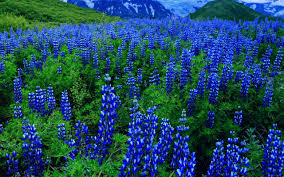
#> input picture M6_Computer_Vision/03. Histograms, transformations and Bitwise ops/img/blue-flowers.jpg, 284 x 177 px, given in place of the camera
$ python green_screen.py
#> lines starting #> are read from the running program, lines starting #| are printed output that depends on the picture; after the words box and inside, x2 and y2 are one past the last pixel; in counts of white or black regions, pixels touching at a corner belong together; pictures that were not available may be replaced by others from this repository, and a replacement may not be noted
import numpy as np
import cv2
import matplotlib as plt
window_name= 'Multi window viewer'
cv2.namedWindow(window_name, cv2.WINDOW_AUTOSIZE)
vid = cv2.VideoCapture(0)
screen = cv2.VideoCapture("/media/aimwps/F/PyCode/SAI/SAImwps/Datasets/Video/cut.mp4")
counter = 0
while(1):

    ret1, cam_frame = vid.read()
#> cam_frame is the input picture: shape (177, 284, 3); mean B, G, R 95.9, 74.3, 30.7
    ret2, vid_frame = screen.read()
    vid_frame = cv2.resize(vid_frame, (640,480))
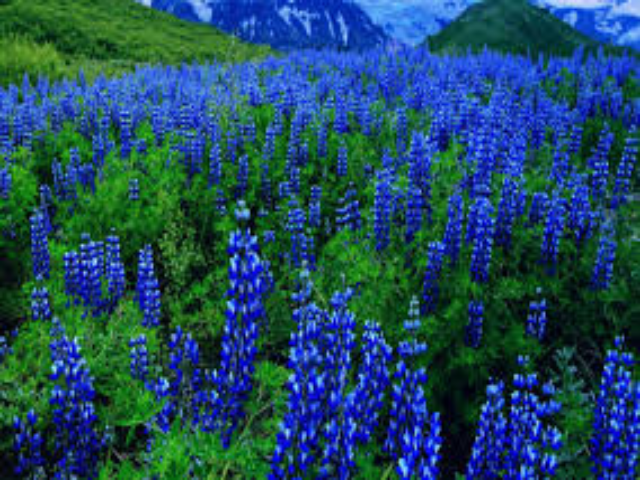
#> vid_frame: shape (480, 640, 3); mean B, G, R 95.8, 74.1, 30.5
    if ret1==False:
        print("could not read from webcam !")
        continue
    if ret2==False:
        print("could not read from screen !")
        continue
    hsv = cv2.cvtColor(cam_frame, cv2.COLOR_BGR2HSV)
#> hsv: shape (177, 284, 3); mean H, S, V 89.2, 197.5, 119.5
############################################################################
#### FOR TAKING SNAP SHOTS EVERY 100 FRAMES
    # if counter%100 == 0:
    #     cv2.imwrite(f'img/research/frame_{counter}.jpg', cam_frame)


################################################################################
#### MASK FOR LOW END RED SPECTRUM
    # lower_red1 = np.array([0,100,0])
    # upper_red1 = np.array([10,255,77])
    # mask1 = cv2.inRange(hsv, lower_red1, upper_red1)

################################################################################
#### MASK FOR LOW HIGH RED SPECTRUM
    lower_red2 = np.array([110,70,77])
    upper_red2 = np.array([180,230,255])
    mask2 = cv2.inRange(hsv, lower_red2, upper_red2)
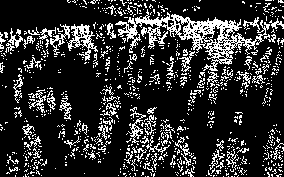
#> mask2: shape (177, 284); 18.7% white in thin lines or dots
    mask2 = cv2.medianBlur(mask2,15)
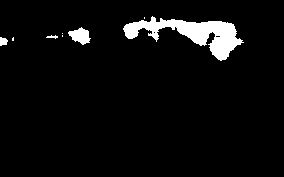
#> mask2: shape (177, 284); 4.8% white; 8 white regions (4 under 20 px), largest, box (x1, y1, x2, y2) and area: (123, 16, 244, 61) 2082, (68, 27, 91, 45) 245, (0, 37, 8, 46) 54, (46, 35, 58, 39) 26

    #print(type(mask2))
    # total_red = mask1 + mask2

################################################################################
#### FOR DISPLAYING JUST THE CAPTURED OBJECT
    res = cv2.bitwise_and(cam_frame,cam_frame, mask=mask2)
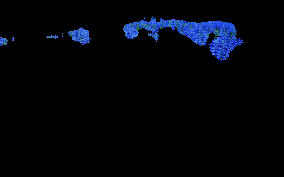
#> res: shape (177, 284, 3); mean B, G, R 9.3, 4.1, 2

################################################################################
#### FOR BLURRING
    # res_with_bg = cv2.addWeighted(cam_frame, 0.5, res, 1,0)
    # kernel = np.ones((15,15), np.float32)/225
    # smoothed = cv2.filter2D(res, -1, kernel)
    # blur = cv2.GaussianBlur(res, (15,15),0)
    #med_blur = cv2.medianBlur(res,15)


################################################################################
#### FOR ADDING IMAGE TO OBJECT AREA **(480,640,3)


#> (the run stopped early here; a loop or call above may not have finished)

$ run again, on M6_Computer_Vision/03. Histograms, transformations and Bitwise ops/img/day2.jpg
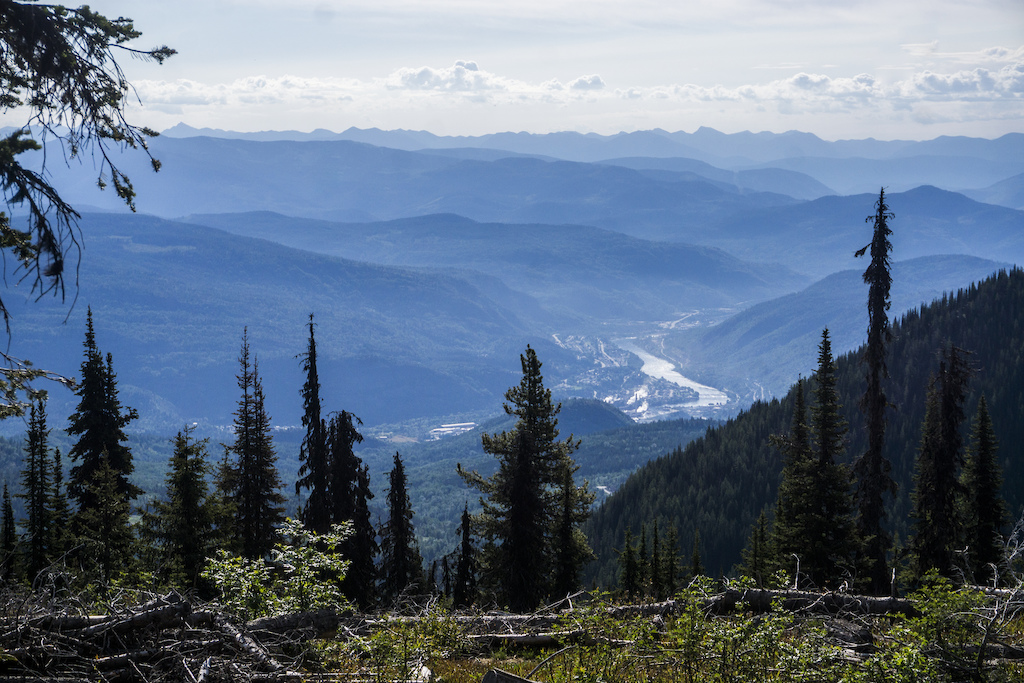
#> input picture M6_Computer_Vision/03. Histograms, transformations and Bitwise ops/img/day2.jpg, 1024 x 683 px, given in place of the camera
#> cam_frame is the input picture: shape (683, 1024, 3); mean B, G, R 130.4, 110.3, 94.4
#> `vid_frame = cv2.resize(vid_frame, (640,480))`:
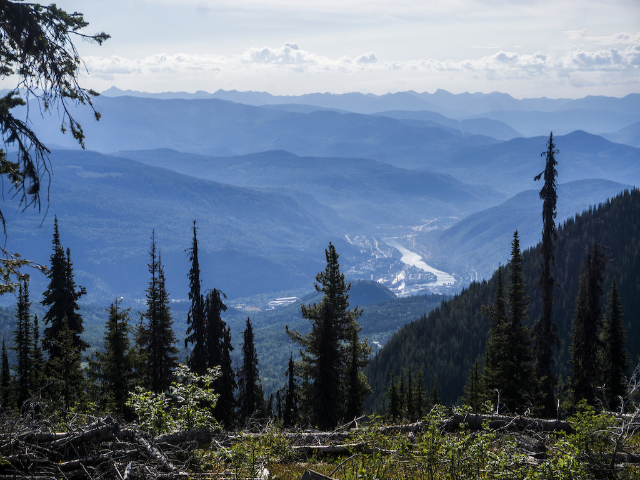
#> vid_frame: shape (480, 640, 3); mean B, G, R 130.3, 110.2, 94.2
#> hsv: shape (683, 1024, 3); mean H, S, V 95.6, 87.7, 133.5
#> `mask2 = cv2.inRange(hsv, lower_red2, upper_red2)`:
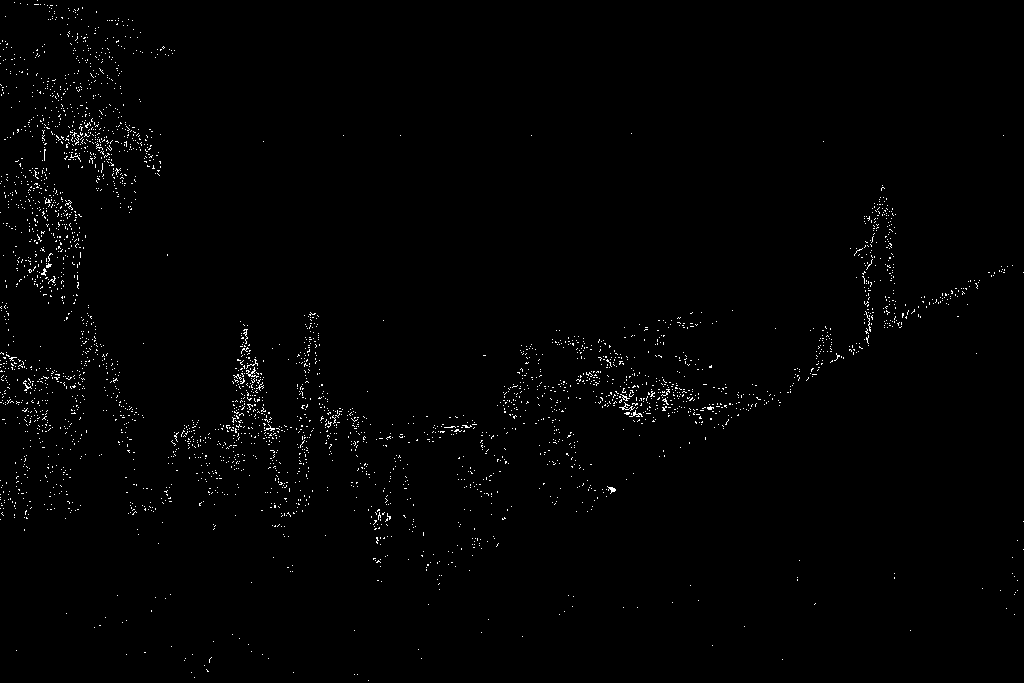
#> mask2: shape (683, 1024); 1% white in thin lines or dots
#> res: shape (683, 1024, 3); every value is 0
